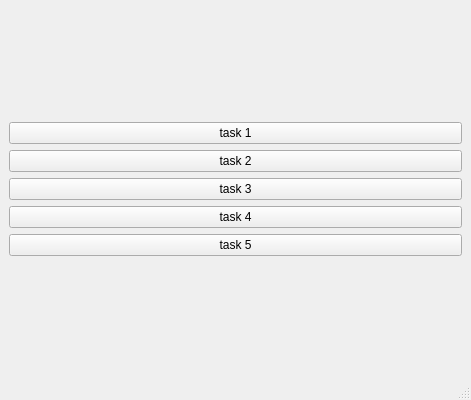
<?xml version="1.0" encoding="UTF-8"?>
<ui version="4.0">
 <class>MainWindow</class>
 <widget class="QMainWindow" name="MainWindow">
  <property name="geometry">
   <rect>
    <x>0</x>
    <y>0</y>
    <width>471</width>
    <height>400</height>
   </rect>
  </property>
  <property name="windowTitle">
   <string>MainWindow</string>
  </property>
  <widget class="QWidget" name="centralwidget">
   <layout class="QVBoxLayout" name="verticalLayout_2">
    <item>
     <layout class="QVBoxLayout" name="verticalLayout">
      <item>
       <widget class="QPushButton" name="task1">
        <property name="text">
         <string>task 1</string>
        </property>
       </widget>
      </item>
      <item>
       <widget class="QPushButton" name="task2">
        <property name="text">
         <string>task 2</string>
        </property>
       </widget>
      </item>
      <item>
       <widget class="QPushButton" name="task3">
        <property name="text">
         <string>task 3</string>
        </property>
       </widget>
      </item>
      <item>
       <widget class="QPushButton" name="task4">
        <property name="text">
         <string>task 4</string>
        </property>
       </widget>
      </item>
      <item>
       <widget class="QPushButton" name="task5">
        <property name="text">
         <string>task 5</string>
        </property>
       </widget>
      </item>
     </layout>
    </item>
   </layout>
  </widget>
  <widget class="QMenuBar" name="menubar">
   <property name="geometry">
    <rect>
     <x>0</x>
     <y>0</y>
     <width>471</width>
     <height>17</height>
    </rect>
   </property>
  </widget>
  <widget class="QStatusBar" name="statusbar"/>
 </widget>
 <resources/>
 <connections/>
</ui>
